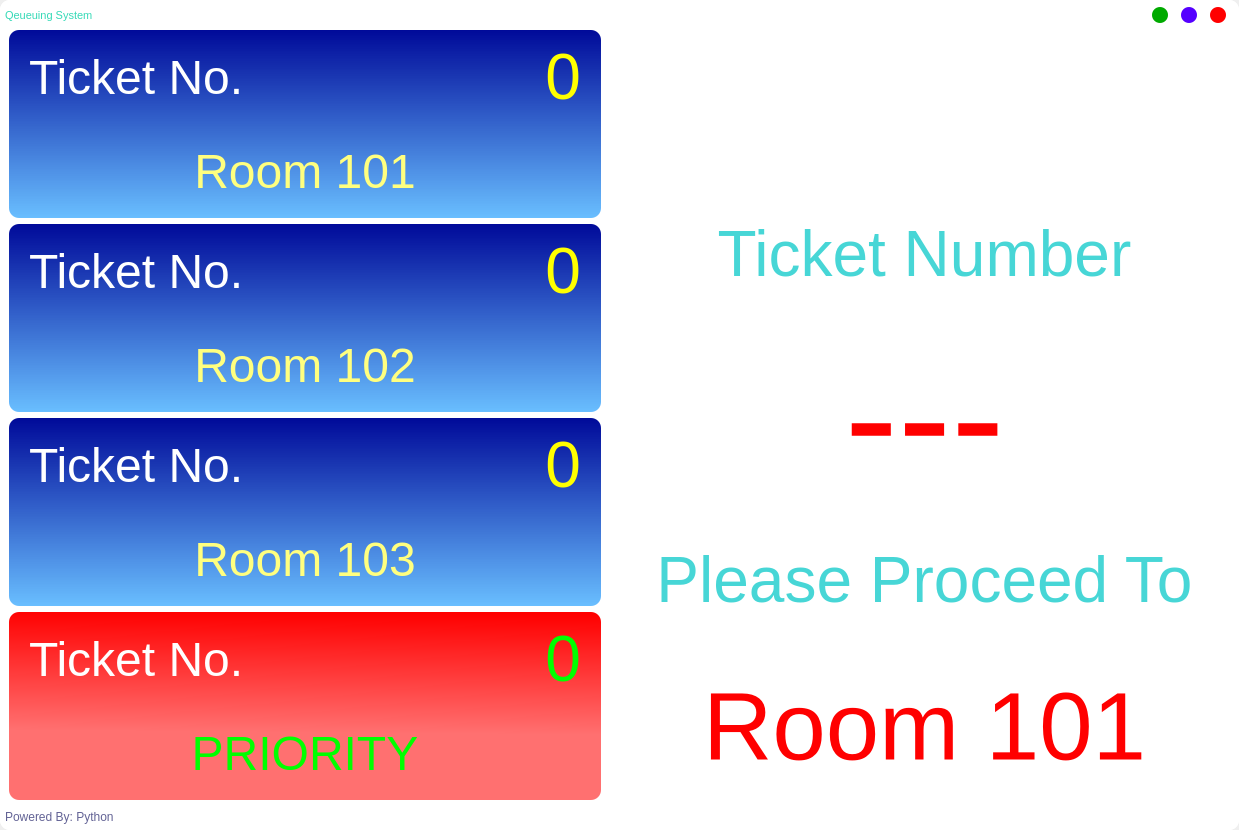
<?xml version="1.0" encoding="UTF-8"?>
<ui version="4.0">
 <class>MainWindow</class>
 <widget class="QMainWindow" name="MainWindow">
  <property name="geometry">
   <rect>
    <x>0</x>
    <y>0</y>
    <width>1239</width>
    <height>830</height>
   </rect>
  </property>
  <property name="windowTitle">
   <string>MainWindow</string>
  </property>
  <widget class="QWidget" name="centralwidget">
   <layout class="QVBoxLayout" name="frame_centralwidget_layout">
    <property name="spacing">
     <number>0</number>
    </property>
    <property name="leftMargin">
     <number>0</number>
    </property>
    <property name="topMargin">
     <number>0</number>
    </property>
    <property name="rightMargin">
     <number>0</number>
    </property>
    <property name="bottomMargin">
     <number>0</number>
    </property>
    <item>
     <widget class="QFrame" name="frame_main_bg">
      <property name="styleSheet">
       <string notr="true">border-radius: 10px;
background-color: white;</string>
      </property>
      <property name="frameShape">
       <enum>QFrame::NoFrame</enum>
      </property>
      <property name="frameShadow">
       <enum>QFrame::Raised</enum>
      </property>
      <layout class="QVBoxLayout" name="frame_main_bg_layout">
       <property name="spacing">
        <number>0</number>
       </property>
       <property name="leftMargin">
        <number>0</number>
       </property>
       <property name="topMargin">
        <number>0</number>
       </property>
       <property name="rightMargin">
        <number>0</number>
       </property>
       <property name="bottomMargin">
        <number>0</number>
       </property>
       <item>
        <widget class="QFrame" name="frame_title_bar">
         <property name="minimumSize">
          <size>
           <width>0</width>
           <height>30</height>
          </size>
         </property>
         <property name="maximumSize">
          <size>
           <width>16777215</width>
           <height>30</height>
          </size>
         </property>
         <property name="styleSheet">
          <string notr="true"/>
         </property>
         <property name="frameShape">
          <enum>QFrame::NoFrame</enum>
         </property>
         <property name="frameShadow">
          <enum>QFrame::Raised</enum>
         </property>
         <layout class="QHBoxLayout" name="title_bar_layout">
          <property name="spacing">
           <number>0</number>
          </property>
          <property name="leftMargin">
           <number>0</number>
          </property>
          <property name="topMargin">
           <number>0</number>
          </property>
          <property name="rightMargin">
           <number>0</number>
          </property>
          <property name="bottomMargin">
           <number>0</number>
          </property>
          <item>
           <widget class="QFrame" name="frame_title">
            <property name="styleSheet">
             <string notr="true">background-color: none;</string>
            </property>
            <property name="frameShape">
             <enum>QFrame::NoFrame</enum>
            </property>
            <property name="frameShadow">
             <enum>QFrame::Raised</enum>
            </property>
            <layout class="QHBoxLayout" name="title_layout">
             <property name="spacing">
              <number>0</number>
             </property>
             <property name="leftMargin">
              <number>5</number>
             </property>
             <property name="topMargin">
              <number>0</number>
             </property>
             <property name="rightMargin">
              <number>0</number>
             </property>
             <property name="bottomMargin">
              <number>0</number>
             </property>
             <item>
              <widget class="QLabel" name="label_title">
               <property name="font">
                <font>
                 <pointsize>8</pointsize>
                </font>
               </property>
               <property name="styleSheet">
                <string notr="true">color: rgb(52, 217, 182);</string>
               </property>
               <property name="text">
                <string>Qeueuing System</string>
               </property>
              </widget>
             </item>
            </layout>
           </widget>
          </item>
          <item>
           <widget class="QFrame" name="frame_btns">
            <property name="maximumSize">
             <size>
              <width>100</width>
              <height>16777215</height>
             </size>
            </property>
            <property name="styleSheet">
             <string notr="true">background-color: none;</string>
            </property>
            <property name="frameShape">
             <enum>QFrame::NoFrame</enum>
            </property>
            <property name="frameShadow">
             <enum>QFrame::Raised</enum>
            </property>
            <layout class="QHBoxLayout" name="btn_layout">
             <property name="spacing">
              <number>0</number>
             </property>
             <property name="leftMargin">
              <number>0</number>
             </property>
             <property name="topMargin">
              <number>0</number>
             </property>
             <property name="rightMargin">
              <number>0</number>
             </property>
             <property name="bottomMargin">
              <number>0</number>
             </property>
             <item>
              <widget class="QPushButton" name="btn_minimize">
               <property name="minimumSize">
                <size>
                 <width>16</width>
                 <height>16</height>
                </size>
               </property>
               <property name="maximumSize">
                <size>
                 <width>16</width>
                 <height>16</height>
                </size>
               </property>
               <property name="styleSheet">
                <string notr="true">QPushButton{
	background-color: rgb(0, 170, 0);
	border-radius: 8px;
}
QPushButton:hover{
	background-color: rgb(85, 170, 0);
}</string>
               </property>
               <property name="text">
                <string/>
               </property>
              </widget>
             </item>
             <item>
              <widget class="QPushButton" name="btn_maximize">
               <property name="minimumSize">
                <size>
                 <width>16</width>
                 <height>16</height>
                </size>
               </property>
               <property name="maximumSize">
                <size>
                 <width>16</width>
                 <height>16</height>
                </size>
               </property>
               <property name="styleSheet">
                <string notr="true">QPushButton{	
	background-color: rgb(85, 0, 255);
	border-radius: 8px;
}
QPushButton:hover{
	background-color: rgb(85, 0, 127);
}</string>
               </property>
               <property name="text">
                <string/>
               </property>
              </widget>
             </item>
             <item>
              <widget class="QPushButton" name="btn_close">
               <property name="minimumSize">
                <size>
                 <width>16</width>
                 <height>16</height>
                </size>
               </property>
               <property name="maximumSize">
                <size>
                 <width>16</width>
                 <height>16</height>
                </size>
               </property>
               <property name="styleSheet">
                <string notr="true">QPushButton{
	background-color: rgb(255, 0, 0);
	border-radius: 8px;
}
QPushButton:hover{
	
	background-color: rgb(255, 60, 105);
}</string>
               </property>
               <property name="text">
                <string/>
               </property>
              </widget>
             </item>
            </layout>
           </widget>
          </item>
         </layout>
        </widget>
       </item>
       <item>
        <widget class="QFrame" name="frame_content_bar">
         <property name="accessibleName">
          <string/>
         </property>
         <property name="styleSheet">
          <string notr="true">border-radius: 1px;</string>
         </property>
         <property name="frameShape">
          <enum>QFrame::NoFrame</enum>
         </property>
         <property name="frameShadow">
          <enum>QFrame::Raised</enum>
         </property>
         <layout class="QHBoxLayout" name="frame_contentBar_layout">
          <property name="spacing">
           <number>10</number>
          </property>
          <property name="leftMargin">
           <number>0</number>
          </property>
          <property name="topMargin">
           <number>0</number>
          </property>
          <property name="rightMargin">
           <number>10</number>
          </property>
          <property name="bottomMargin">
           <number>0</number>
          </property>
          <item>
           <widget class="QFrame" name="frame_leftBody">
            <property name="maximumSize">
             <size>
              <width>700</width>
              <height>16777215</height>
             </size>
            </property>
            <property name="styleSheet">
             <string notr="true"/>
            </property>
            <property name="frameShape">
             <enum>QFrame::NoFrame</enum>
            </property>
            <property name="frameShadow">
             <enum>QFrame::Raised</enum>
            </property>
            <layout class="QVBoxLayout" name="verticalLayout">
             <property name="topMargin">
              <number>0</number>
             </property>
             <property name="bottomMargin">
              <number>0</number>
             </property>
             <item>
              <widget class="QFrame" name="frame_service1">
               <property name="styleSheet">
                <string notr="true">background-color: qlineargradient(spread:pad, x1:0, y1:0, x2:0, y2:1, stop:0 rgba(0, 10, 153, 255), stop:1 rgba(0, 145, 255, 150));
color: rgb(255, 255, 255);
border-radius: 10px;</string>
               </property>
               <property name="frameShape">
                <enum>QFrame::NoFrame</enum>
               </property>
               <property name="frameShadow">
                <enum>QFrame::Raised</enum>
               </property>
               <layout class="QVBoxLayout" name="frame_service1_layout">
                <property name="spacing">
                 <number>0</number>
                </property>
                <property name="leftMargin">
                 <number>0</number>
                </property>
                <property name="topMargin">
                 <number>0</number>
                </property>
                <property name="rightMargin">
                 <number>0</number>
                </property>
                <property name="bottomMargin">
                 <number>0</number>
                </property>
                <item>
                 <widget class="QFrame" name="frame_ticket1">
                  <property name="styleSheet">
                   <string notr="true">background: none;</string>
                  </property>
                  <property name="frameShape">
                   <enum>QFrame::NoFrame</enum>
                  </property>
                  <property name="frameShadow">
                   <enum>QFrame::Raised</enum>
                  </property>
                  <layout class="QHBoxLayout" name="frame_ticket1_layout">
                   <property name="spacing">
                    <number>0</number>
                   </property>
                   <property name="leftMargin">
                    <number>0</number>
                   </property>
                   <property name="topMargin">
                    <number>0</number>
                   </property>
                   <property name="rightMargin">
                    <number>0</number>
                   </property>
                   <property name="bottomMargin">
                    <number>0</number>
                   </property>
                   <item>
                    <widget class="QLabel" name="label_ticketNo1">
                     <property name="font">
                      <font>
                       <pointsize>36</pointsize>
                      </font>
                     </property>
                     <property name="text">
                      <string>Ticket No.</string>
                     </property>
                     <property name="indent">
                      <number>20</number>
                     </property>
                    </widget>
                   </item>
                   <item>
                    <widget class="QLabel" name="label_ticketValue1">
                     <property name="font">
                      <font>
                       <pointsize>48</pointsize>
                      </font>
                     </property>
                     <property name="styleSheet">
                      <string notr="true">color: rgb(255, 255, 0);</string>
                     </property>
                     <property name="text">
                      <string>0</string>
                     </property>
                     <property name="alignment">
                      <set>Qt::AlignRight|Qt::AlignTrailing|Qt::AlignVCenter</set>
                     </property>
                     <property name="indent">
                      <number>20</number>
                     </property>
                    </widget>
                   </item>
                  </layout>
                 </widget>
                </item>
                <item>
                 <widget class="QLabel" name="label_room1">
                  <property name="font">
                   <font>
                    <pointsize>36</pointsize>
                   </font>
                  </property>
                  <property name="styleSheet">
                   <string notr="true">background: none;
color: rgb(255, 255, 127);</string>
                  </property>
                  <property name="text">
                   <string>Room 101</string>
                  </property>
                  <property name="alignment">
                   <set>Qt::AlignCenter</set>
                  </property>
                 </widget>
                </item>
               </layout>
              </widget>
             </item>
             <item>
              <widget class="QFrame" name="frame_service2">
               <property name="styleSheet">
                <string notr="true">background-color: qlineargradient(spread:pad, x1:0, y1:0, x2:0, y2:1, stop:0 rgba(0, 10, 153, 255), stop:1 rgba(0, 145, 255, 150));
color: rgb(255, 255, 255);
border-radius: 10px;</string>
               </property>
               <property name="frameShape">
                <enum>QFrame::NoFrame</enum>
               </property>
               <property name="frameShadow">
                <enum>QFrame::Raised</enum>
               </property>
               <layout class="QVBoxLayout" name="frame_service2_layout">
                <property name="spacing">
                 <number>0</number>
                </property>
                <property name="leftMargin">
                 <number>0</number>
                </property>
                <property name="topMargin">
                 <number>0</number>
                </property>
                <property name="rightMargin">
                 <number>0</number>
                </property>
                <property name="bottomMargin">
                 <number>0</number>
                </property>
                <item>
                 <widget class="QFrame" name="frame_ticket2">
                  <property name="styleSheet">
                   <string notr="true">background: none;</string>
                  </property>
                  <property name="frameShape">
                   <enum>QFrame::NoFrame</enum>
                  </property>
                  <property name="frameShadow">
                   <enum>QFrame::Raised</enum>
                  </property>
                  <layout class="QHBoxLayout" name="frame_ticket2_layout">
                   <property name="spacing">
                    <number>0</number>
                   </property>
                   <property name="leftMargin">
                    <number>0</number>
                   </property>
                   <property name="topMargin">
                    <number>0</number>
                   </property>
                   <property name="rightMargin">
                    <number>0</number>
                   </property>
                   <property name="bottomMargin">
                    <number>0</number>
                   </property>
                   <item>
                    <widget class="QLabel" name="label_ticketNo2">
                     <property name="font">
                      <font>
                       <pointsize>36</pointsize>
                      </font>
                     </property>
                     <property name="text">
                      <string>Ticket No.</string>
                     </property>
                     <property name="indent">
                      <number>20</number>
                     </property>
                    </widget>
                   </item>
                   <item>
                    <widget class="QLabel" name="label_ticketValue2">
                     <property name="font">
                      <font>
                       <pointsize>48</pointsize>
                      </font>
                     </property>
                     <property name="styleSheet">
                      <string notr="true">color: rgb(255, 255, 0);</string>
                     </property>
                     <property name="text">
                      <string>0</string>
                     </property>
                     <property name="alignment">
                      <set>Qt::AlignRight|Qt::AlignTrailing|Qt::AlignVCenter</set>
                     </property>
                     <property name="indent">
                      <number>20</number>
                     </property>
                    </widget>
                   </item>
                  </layout>
                 </widget>
                </item>
                <item>
                 <widget class="QLabel" name="label_room2">
                  <property name="font">
                   <font>
                    <pointsize>36</pointsize>
                   </font>
                  </property>
                  <property name="styleSheet">
                   <string notr="true">background: none;
color: rgb(255, 255, 127);</string>
                  </property>
                  <property name="text">
                   <string>Room 102</string>
                  </property>
                  <property name="alignment">
                   <set>Qt::AlignCenter</set>
                  </property>
                 </widget>
                </item>
               </layout>
              </widget>
             </item>
             <item>
              <widget class="QFrame" name="frame_service3">
               <property name="styleSheet">
                <string notr="true">background-color: qlineargradient(spread:pad, x1:0, y1:0, x2:0, y2:1, stop:0 rgba(0, 10, 153, 255), stop:1 rgba(0, 145, 255, 150));
color: rgb(255, 255, 255);
border-radius: 10px;</string>
               </property>
               <property name="frameShape">
                <enum>QFrame::NoFrame</enum>
               </property>
               <property name="frameShadow">
                <enum>QFrame::Raised</enum>
               </property>
               <layout class="QVBoxLayout" name="frame_service3_layout">
                <property name="spacing">
                 <number>0</number>
                </property>
                <property name="leftMargin">
                 <number>0</number>
                </property>
                <property name="topMargin">
                 <number>0</number>
                </property>
                <property name="rightMargin">
                 <number>0</number>
                </property>
                <property name="bottomMargin">
                 <number>0</number>
                </property>
                <item>
                 <widget class="QFrame" name="frame_ticket3">
                  <property name="styleSheet">
                   <string notr="true">background: none;</string>
                  </property>
                  <property name="frameShape">
                   <enum>QFrame::NoFrame</enum>
                  </property>
                  <property name="frameShadow">
                   <enum>QFrame::Raised</enum>
                  </property>
                  <layout class="QHBoxLayout" name="frame_ticket3_layout">
                   <property name="spacing">
                    <number>0</number>
                   </property>
                   <property name="leftMargin">
                    <number>0</number>
                   </property>
                   <property name="topMargin">
                    <number>0</number>
                   </property>
                   <property name="rightMargin">
                    <number>0</number>
                   </property>
                   <property name="bottomMargin">
                    <number>0</number>
                   </property>
                   <item>
                    <widget class="QLabel" name="label_ticketNo3">
                     <property name="font">
                      <font>
                       <pointsize>36</pointsize>
                      </font>
                     </property>
                     <property name="text">
                      <string>Ticket No.</string>
                     </property>
                     <property name="indent">
                      <number>20</number>
                     </property>
                    </widget>
                   </item>
                   <item>
                    <widget class="QLabel" name="label_ticketValue3">
                     <property name="font">
                      <font>
                       <pointsize>48</pointsize>
                      </font>
                     </property>
                     <property name="styleSheet">
                      <string notr="true">color: rgb(255, 255, 0);</string>
                     </property>
                     <property name="text">
                      <string>0</string>
                     </property>
                     <property name="alignment">
                      <set>Qt::AlignRight|Qt::AlignTrailing|Qt::AlignVCenter</set>
                     </property>
                     <property name="indent">
                      <number>20</number>
                     </property>
                    </widget>
                   </item>
                  </layout>
                 </widget>
                </item>
                <item>
                 <widget class="QLabel" name="label_room3">
                  <property name="font">
                   <font>
                    <pointsize>36</pointsize>
                   </font>
                  </property>
                  <property name="styleSheet">
                   <string notr="true">background: none;
color: rgb(255, 255, 127);</string>
                  </property>
                  <property name="text">
                   <string>Room 103</string>
                  </property>
                  <property name="alignment">
                   <set>Qt::AlignCenter</set>
                  </property>
                 </widget>
                </item>
               </layout>
              </widget>
             </item>
             <item>
              <widget class="QFrame" name="frame_service4">
               <property name="styleSheet">
                <string notr="true">background-color: qlineargradient(spread:pad, x1:0.557, y1:0, x2:0.539773, y2:0.642, stop:0 rgba(255, 0, 0, 255), stop:1 rgba(255, 112, 112, 255));
color: rgb(255, 255, 255);
border-radius: 10px;</string>
               </property>
               <property name="frameShape">
                <enum>QFrame::NoFrame</enum>
               </property>
               <property name="frameShadow">
                <enum>QFrame::Raised</enum>
               </property>
               <layout class="QVBoxLayout" name="frame_service1_layout_2">
                <property name="spacing">
                 <number>0</number>
                </property>
                <property name="leftMargin">
                 <number>0</number>
                </property>
                <property name="topMargin">
                 <number>0</number>
                </property>
                <property name="rightMargin">
                 <number>0</number>
                </property>
                <property name="bottomMargin">
                 <number>0</number>
                </property>
                <item>
                 <widget class="QFrame" name="frame_ticket4">
                  <property name="styleSheet">
                   <string notr="true">background: none;</string>
                  </property>
                  <property name="frameShape">
                   <enum>QFrame::NoFrame</enum>
                  </property>
                  <property name="frameShadow">
                   <enum>QFrame::Raised</enum>
                  </property>
                  <layout class="QHBoxLayout" name="frame_ticket1_layout_3">
                   <property name="spacing">
                    <number>0</number>
                   </property>
                   <property name="leftMargin">
                    <number>0</number>
                   </property>
                   <property name="topMargin">
                    <number>0</number>
                   </property>
                   <property name="rightMargin">
                    <number>0</number>
                   </property>
                   <property name="bottomMargin">
                    <number>0</number>
                   </property>
                   <item>
                    <widget class="QLabel" name="label_ticketNo4">
                     <property name="font">
                      <font>
                       <pointsize>36</pointsize>
                      </font>
                     </property>
                     <property name="text">
                      <string>Ticket No.</string>
                     </property>
                     <property name="indent">
                      <number>20</number>
                     </property>
                    </widget>
                   </item>
                   <item>
                    <widget class="QLabel" name="label_ticketValue4">
                     <property name="font">
                      <font>
                       <pointsize>48</pointsize>
                      </font>
                     </property>
                     <property name="autoFillBackground">
                      <bool>false</bool>
                     </property>
                     <property name="styleSheet">
                      <string notr="true">color: rgb(0, 255, 0);</string>
                     </property>
                     <property name="text">
                      <string>0</string>
                     </property>
                     <property name="alignment">
                      <set>Qt::AlignRight|Qt::AlignTrailing|Qt::AlignVCenter</set>
                     </property>
                     <property name="indent">
                      <number>20</number>
                     </property>
                    </widget>
                   </item>
                  </layout>
                 </widget>
                </item>
                <item>
                 <widget class="QLabel" name="label_room4">
                  <property name="font">
                   <font>
                    <pointsize>36</pointsize>
                   </font>
                  </property>
                  <property name="styleSheet">
                   <string notr="true">background: none;
color: rgb(0, 255, 0);</string>
                  </property>
                  <property name="text">
                   <string>PRIORITY</string>
                  </property>
                  <property name="alignment">
                   <set>Qt::AlignCenter</set>
                  </property>
                 </widget>
                </item>
               </layout>
              </widget>
             </item>
            </layout>
           </widget>
          </item>
          <item>
           <widget class="QFrame" name="frame_rightBody">
            <property name="styleSheet">
             <string notr="true">border-radius: 10px;</string>
            </property>
            <property name="frameShape">
             <enum>QFrame::NoFrame</enum>
            </property>
            <property name="frameShadow">
             <enum>QFrame::Raised</enum>
            </property>
            <layout class="QVBoxLayout" name="frame_rightBody_layout">
             <property name="spacing">
              <number>0</number>
             </property>
             <property name="leftMargin">
              <number>0</number>
             </property>
             <property name="topMargin">
              <number>0</number>
             </property>
             <property name="rightMargin">
              <number>0</number>
             </property>
             <property name="bottomMargin">
              <number>0</number>
             </property>
             <item>
              <widget class="QLabel" name="label_compName">
               <property name="minimumSize">
                <size>
                 <width>300</width>
                 <height>150</height>
                </size>
               </property>
               <property name="maximumSize">
                <size>
                 <width>500</width>
                 <height>180</height>
                </size>
               </property>
               <property name="font">
                <font>
                 <pointsize>12</pointsize>
                 <weight>75</weight>
                 <bold>true</bold>
                </font>
               </property>
               <property name="styleSheet">
                <string notr="true">border-radius: 20px;
background-image: url(:/newPrefix/01.png);</string>
               </property>
               <property name="frameShape">
                <enum>QFrame::StyledPanel</enum>
               </property>
               <property name="frameShadow">
                <enum>QFrame::Raised</enum>
               </property>
               <property name="text">
                <string/>
               </property>
               <property name="textFormat">
                <enum>Qt::RichText</enum>
               </property>
               <property name="pixmap">
                <pixmap resource="test.qrc">:/newPrefix/01.png</pixmap>
               </property>
               <property name="scaledContents">
                <bool>true</bool>
               </property>
               <property name="indent">
                <number>10</number>
               </property>
              </widget>
             </item>
             <item>
              <widget class="QLabel" name="label_ticket">
               <property name="font">
                <font>
                 <pointsize>48</pointsize>
                </font>
               </property>
               <property name="styleSheet">
                <string notr="true">color: rgb(71, 214, 214); background-color:none;</string>
               </property>
               <property name="text">
                <string>Ticket Number</string>
               </property>
               <property name="alignment">
                <set>Qt::AlignCenter</set>
               </property>
              </widget>
             </item>
             <item>
              <widget class="QLabel" name="label_ticketValue">
               <property name="font">
                <font>
                 <pointsize>120</pointsize>
                </font>
               </property>
               <property name="styleSheet">
                <string notr="true">color: rgb(255, 0, 0); background-color:none</string>
               </property>
               <property name="text">
                <string>---</string>
               </property>
               <property name="alignment">
                <set>Qt::AlignCenter</set>
               </property>
               <property name="margin">
                <number>0</number>
               </property>
              </widget>
             </item>
             <item>
              <widget class="QLabel" name="label_procedure">
               <property name="font">
                <font>
                 <pointsize>48</pointsize>
                </font>
               </property>
               <property name="styleSheet">
                <string notr="true">color: rgb(71, 214, 214); background-color:none</string>
               </property>
               <property name="text">
                <string>Please Proceed To</string>
               </property>
               <property name="alignment">
                <set>Qt::AlignCenter</set>
               </property>
              </widget>
             </item>
             <item>
              <widget class="QLabel" name="label_roomNo">
               <property name="font">
                <font>
                 <pointsize>72</pointsize>
                </font>
               </property>
               <property name="styleSheet">
                <string notr="true">color: rgb(255, 0, 0); background-color:none</string>
               </property>
               <property name="text">
                <string>Room 101</string>
               </property>
               <property name="alignment">
                <set>Qt::AlignCenter</set>
               </property>
              </widget>
             </item>
            </layout>
           </widget>
          </item>
         </layout>
        </widget>
       </item>
       <item>
        <widget class="QFrame" name="frame_etc_bar">
         <property name="maximumSize">
          <size>
           <width>16777215</width>
           <height>30</height>
          </size>
         </property>
         <property name="styleSheet">
          <string notr="true"/>
         </property>
         <property name="frameShape">
          <enum>QFrame::NoFrame</enum>
         </property>
         <property name="frameShadow">
          <enum>QFrame::Plain</enum>
         </property>
         <layout class="QHBoxLayout" name="etc_layout">
          <property name="spacing">
           <number>0</number>
          </property>
          <property name="leftMargin">
           <number>0</number>
          </property>
          <property name="topMargin">
           <number>0</number>
          </property>
          <property name="rightMargin">
           <number>0</number>
          </property>
          <property name="bottomMargin">
           <number>5</number>
          </property>
          <item>
           <widget class="QFrame" name="frame_credits">
            <property name="styleSheet">
             <string notr="true">background-color: none;</string>
            </property>
            <property name="frameShape">
             <enum>QFrame::NoFrame</enum>
            </property>
            <property name="frameShadow">
             <enum>QFrame::Raised</enum>
            </property>
            <layout class="QHBoxLayout" name="credits_layout">
             <property name="leftMargin">
              <number>5</number>
             </property>
             <property name="bottomMargin">
              <number>0</number>
             </property>
             <item>
              <widget class="QLabel" name="label_credits">
               <property name="styleSheet">
                <string notr="true">color: rgb(99, 99, 149);</string>
               </property>
               <property name="text">
                <string>Powered By: Python</string>
               </property>
              </widget>
             </item>
            </layout>
           </widget>
          </item>
          <item>
           <widget class="QFrame" name="frame_grip">
            <property name="maximumSize">
             <size>
              <width>30</width>
              <height>30</height>
             </size>
            </property>
            <property name="styleSheet">
             <string notr="true">background-color: none; padding: 5px; </string>
            </property>
            <property name="frameShape">
             <enum>QFrame::NoFrame</enum>
            </property>
            <property name="frameShadow">
             <enum>QFrame::Raised</enum>
            </property>
           </widget>
          </item>
         </layout>
        </widget>
       </item>
      </layout>
     </widget>
    </item>
   </layout>
  </widget>
 </widget>
 <resources>
  <include location="test.qrc"/>
 </resources>
 <connections>
  <connection>
   <sender>btn_close</sender>
   <signal>clicked()</signal>
   <receiver>MainWindow</receiver>
   <slot>close()</slot>
   <hints>
    <hint type="sourcelabel">
     <x>1143</x>
     <y>24</y>
    </hint>
    <hint type="destinationlabel">
     <x>587</x>
     <y>249</y>
    </hint>
   </hints>
  </connection>
 </connections>
</ui>
